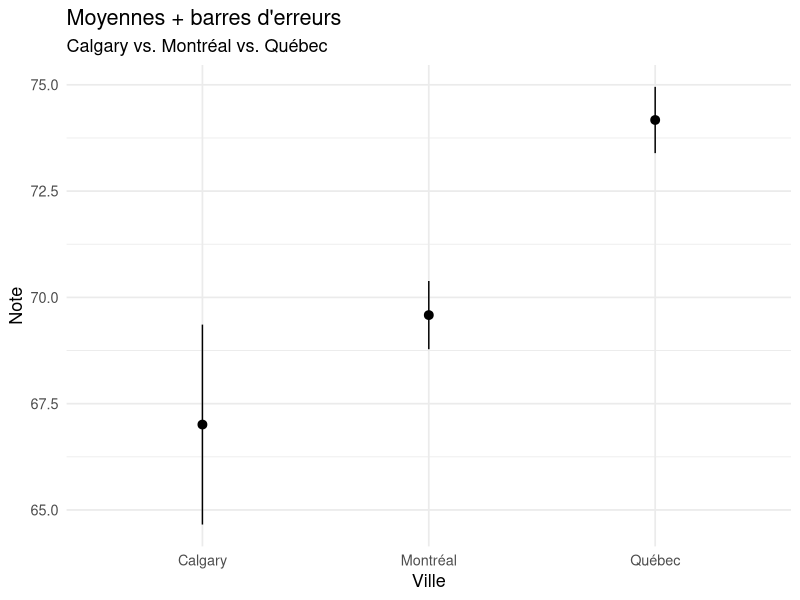
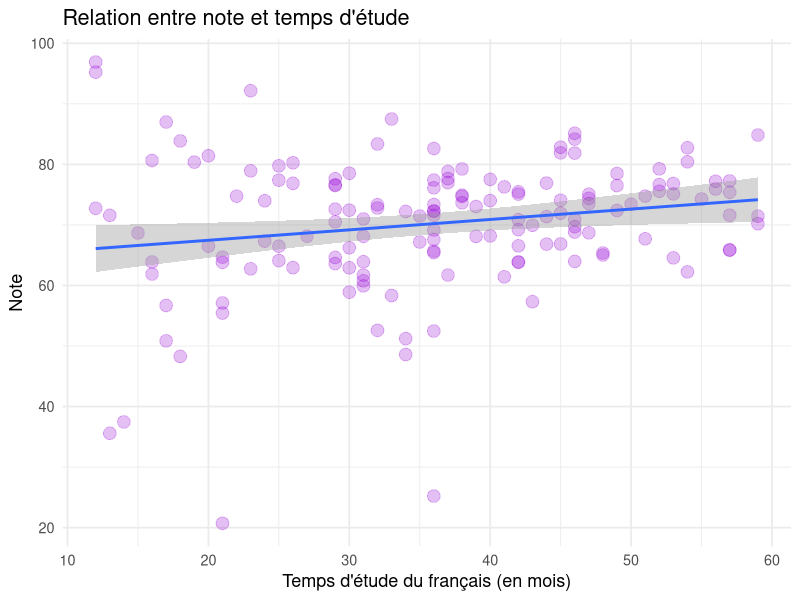
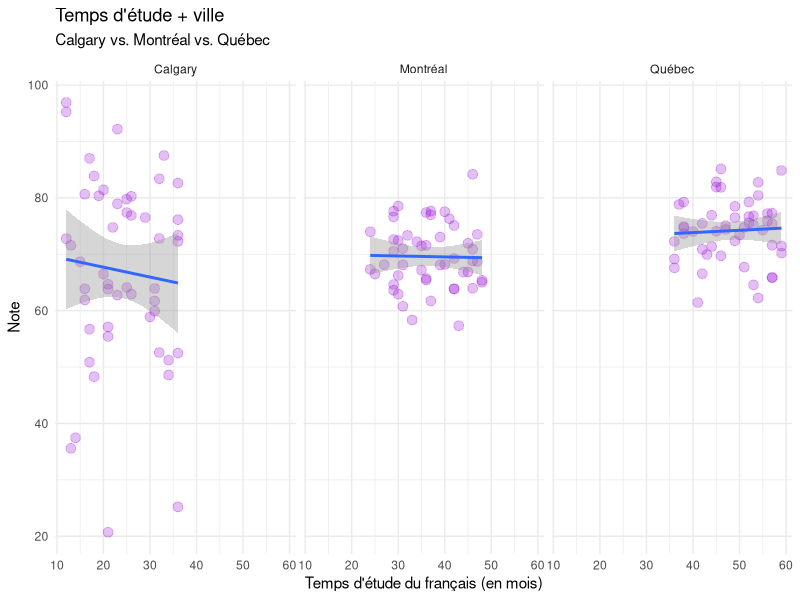
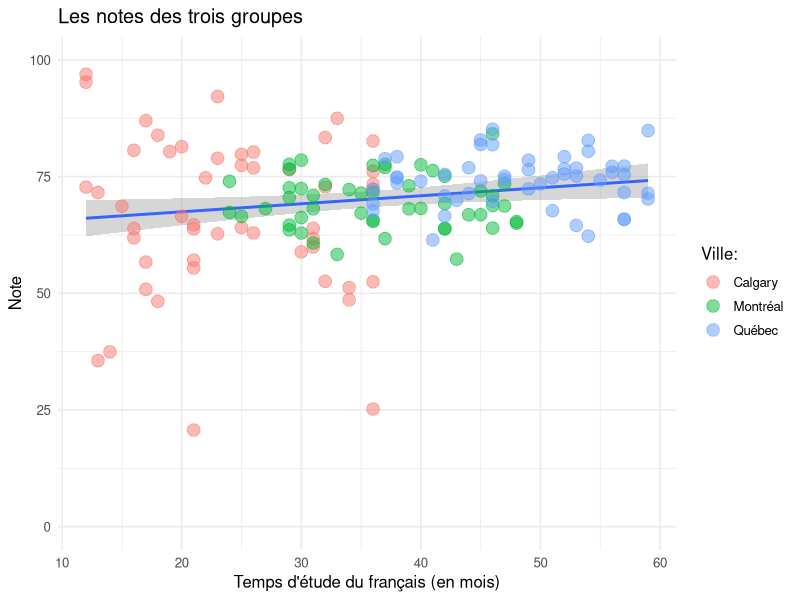

The R source for these figures, in order:
rm(list=ls()) # Vider l'environnement
# @@@@@@@@@@@@@@@@@@@@@@@@@@@@@@@@@@@@@@@@@@@@
# Question 1
## Partie I : note ~ ville ===================
library(tidyverse)
villes = read_csv("donnees/villes2.csv")

# Les moyennes et les écarts-types :
villes |> 
  group_by(ville) |> 
  summarize(M = mean(note),
            ET = sd(note))

# Figure :
ggplot(data = villes, aes(x = ville, y = note)) + 
  stat_summary() +
  labs(x = "Ville", 
       y = "Note") +
  theme_minimal(base_size = 13) +
  labs(title = "Moyennes + barres d'erreurs",
       subtitle = "Calgary vs. Montréal vs. Québec")

# Le modèle :
fit1 = lm(note ~ ville, data = villes)
summary(fit1)

# La figure suggère une différence de note moyenne entre les ville. En plus, 
# l'erreur standard de Calgary est clairement plus élevé que celles de 
# Montréal et Québec.

# Interprétation. Le modèle confirme une différence statistiquement 
# significative entre le groupe de Calgary (notre intercept; β0) et 
# de Québec (β̂ = 7.16$, IC 95 % = [2.96, 11.37], p = 0.001). Cela 
# veut dire que la différence entre les deux groupes est de 7.16 points. 
# La différence entre Calgary et Montréal, par contre, n'est pas 
# statistiquement significative (β̂ = 2.57, IC 95 % = [-1.63, 6.78], p = 0.228). 
# Ces résultats sont attendus si on examine la figure ci-dessus : 
# il y a beaucoup de variation dans le groupe de Calgary. En plus, 
# vu que le groupe de Calgary a les notes les plus basses, les coefficients 
# pour les autres villes seront positifs. Veuillez noter que rien ne peut 
# être dit sur la comparaison entre Montréal et Québec, vu qu'il faut comparer 
# chaque effet à l'effet de l'intercept.

## Partie I : note ~ duree ===================
# Figure :
ggplot(data = villes, aes(x = duree, y = note)) + 
  geom_point(alpha = 0.25, size = 4, color = "darkviolet") +
  geom_smooth(method = "lm") +
  labs(x = "Temps d'étude du français (en mois)", 
       y = "Note") +
  theme_minimal(base_size = 13) +
  labs(title = "Relation entre note et temps d'étude")

# Le modèle :
fit2 = lm(note ~ duree, data = villes)
summary(fit2)

# Interprétation. Le modèle confirme un effet statistiquement significatif 
# de la variable `duree` sur les notes (β̂ = 0.17, IC 95 % = [0.03, 0.31], 
# p = 0.018). Cela veut dire que chaque mois de temps d'étude donne lieu 
# à une augmentation de 0.17 point dans la note moyenne d'un apprenant. 
# Donc, on peut également dire qu'une période de 10 mois d'étude additionnels 
# augmente la note de 1,7 point. Observez la figure et notez que la droite 
# est légèrement positive (inclinée). Cela a du sens, vu que l'effet ici est 
# positif. Toutefois, il est essentiel de noter que l'inclination est très 
# subtile, c'est-à-dire que l'effet n'est pas fort (notre coefficient bêta 
# est seulement 0.17, après tout).

# @@@@@@@@@@@@@@@@@@@@@@@@@@@@@@@@@@@@@@@@@@@@
# Question 2
# Figure :
ggplot(data = villes, aes(x = duree, y = note)) + 
  geom_point(size = 3, alpha = 0.25, color = "darkviolet") +
  geom_smooth(method = "lm") + 
  facet_grid(~ville) + 
  labs(x = "Temps d'étude du français (en mois)", 
       y = "Note") +
  theme_minimal(base_size = 11) +
  labs(title = "Temps d'étude + ville",
       subtitle = "Calgary vs. Montréal vs. Québec")

# Avant d'exécuter notre régression, examinez attentivement la figure. 
# Une fois que les variables `ville` et `duree` sont visualisées ensemble, 
# l'effet du temps d'étude ne semble plus avoir d'importance : 
# les droites sont essentiellement horizontales, ce qui suggère qu'il n'y a 
# aucun effet (n'oubliez pas la définition de l'$H_0$). Maintenant, 
# exécutons notre régression pour vérifier les effets en question.

# Le modèle :
fit3 = lm(note ~ ville + duree, data = villes)
summary(fit3)

# Interprétation. Le modèle confirme un effet statistiquement significatif 
# de la variable `ville`, mais l'effet de la variable `duree` n'est plus 
# significatif. Cela ne devrait pas être surprenant étant données les figures 
# ci-dessus : lorsqu'on considère les différentes villes, l'effet du temps 
# d'étude disparaît ($\hat\beta = -0.06$, IC 95 % $= [-0.30, -0.18], p = 0.632$). 
# L'effet de ville est toujours là pour Québec, c'est-à-dire qu'il y a une 
# différence statistiquement significative entre Calgary et Québec 
# (β̂ = 8.56, IC 95 % = [1.44, 15.68], p = 0.019). Veuillez noter 
# que le R^2 (le coefficient de détermination) est minuscule : 0.056. 
# Simplement dit, lorsqu'on utilise ces deux variables prédictives, on 
# n'explique que 5 % de la variation des notes dans les données.


# La figure. La figure ci-dessous utilise la fonction `facet_grid()`, qui permet 
# d'ajouter des fenêtres au graphique pour séparer les données à partir d'une 
# variable catégorielle (`ville` ici). La figure « extra » dans les diapos, 
# par contre, utilise des couleurs pour représenter les différents groupes. 
# C'est toujours une question subjective : il faut considérer quel type de 
# graphique sera approprié pour les données examinées. L'objectif doit être 
# la communication efficace. Voici le code pour générer la figure.
ggplot(villes, aes(x = duree, y = note)) + 
  stat_smooth(method = "lm") +
  geom_point(size = 4, alpha = 0.5, aes(color = ville)) +
  coord_cartesian(xlim = c(0, 60)) + 
  labs(x = "Temps d'étude du français (en mois)",
       y = "Note",
       color = "Ville:",
       title = "Les notes des trois groupes") + 
  theme_minimal(base_size = 12) + 
  coord_cartesian(ylim = c(0, 100)) +
  theme(plot.title = ggtext::element_markdown(),
        plot.subtitle = ggtext::element_markdown())

